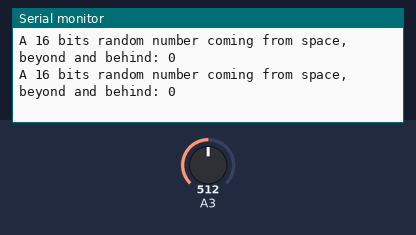
The sketch below on a simulated Arduino Uno, built with avr-gcc and run on an emulated ATmega328P. Parts: the last lines printed to the serial monitor. The inputs (shaded band) are chosen by the test bench; at power-on: A3 = 512.

Above: at 1.2 s.
1.3 s: A3 set to 1023
At 1.42 s:
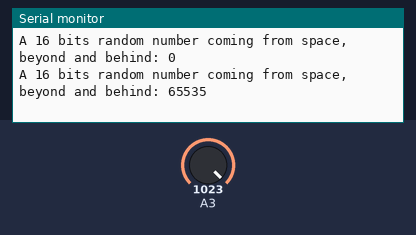
4.3 s: A3 set to 900
At 4.36 s:
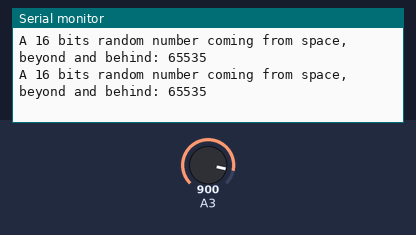
7.3 s: A3 set to 511
At 7.48 s:
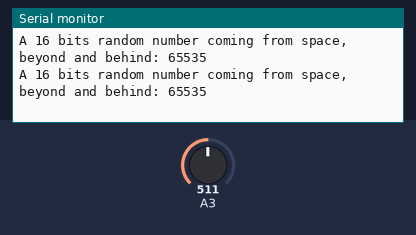
10.3 s: A3 set to 306
At 10.42 s:
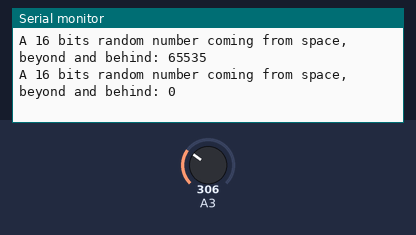

The sketch:

RandomNumber.ino
```cpp
void setup() {
  // put your setup code here, to run once:
  pinMode(A3, INPUT);
  Serial.begin(9600);
}

unsigned int RandomNumber() {
    unsigned int r = 0;
    for (int i = 0; i < 16; ++i)
        r = (r << 1) | ((analogRead(A3)) & 1); //Reads the analog value on pin A3
    return r;
}

void loop() {
  Serial.print("A 16 bits random number coming from space, beyond and behind: ");
  Serial.println(RandomNumber());
}
```

Measured:
- after the input at 1.3 s, the serial monitor: prints a new line after 0.05 s (image 1)
- after the input at 7.3 s, the serial monitor: prints a new line at once (image 3)
- after the input at 10.3 s, the serial monitor: prints a new line after 0.05 s (image 4)
